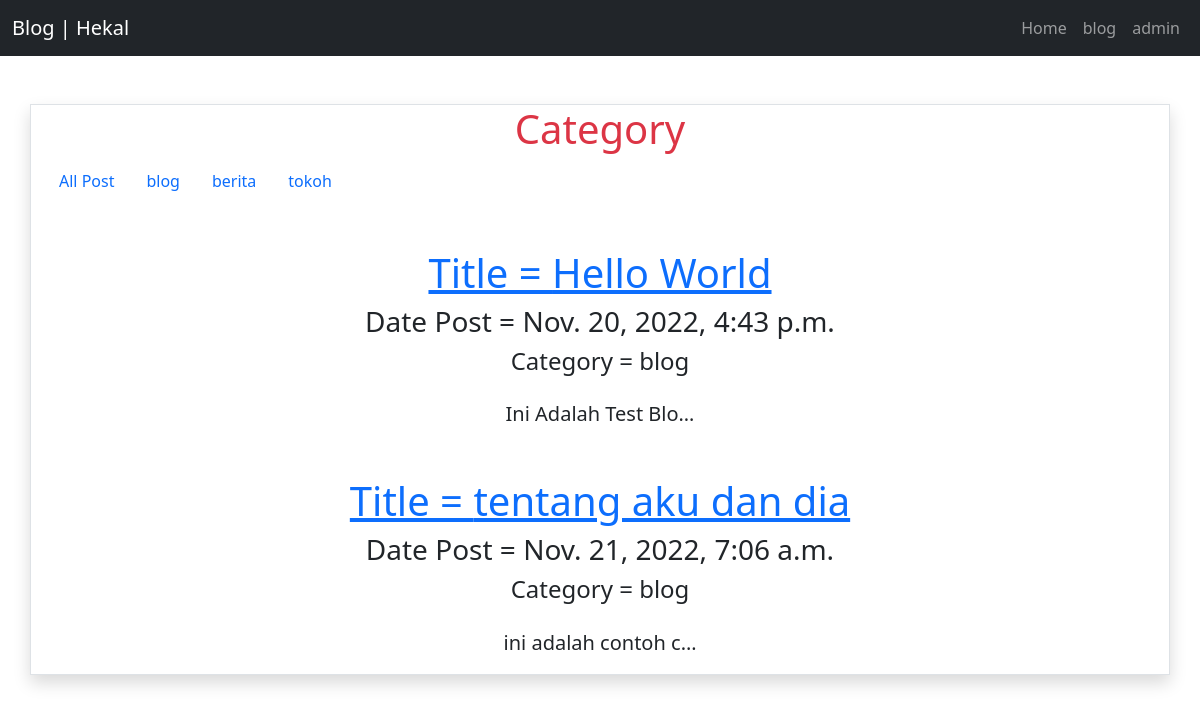
Screenshot of /blog/category/blog with the database file from the repository.
### blog/models.py (models this page shows, shortened)
class Post (models.Model):
    title = models.CharField(max_length=255)
    body = models.TextField()
    category = models.CharField(max_length=255)
    slug = models.SlugField(editable=False,blank=True)
    datePost = models.DateTimeField(auto_now_add=True,editable=False)

### blog/views.py (the view)
# urls.py: path('category/<categoryInput>', views.categoryPost, name='category'),
def categoryPost (request,categoryInput):
    posts = Post.objects.filter(category=categoryInput);
    categories = Post.objects.values('category').distinct();
    print(categories);
    context = {
        'title':'Blog | Hekal',
        'heading':'Category',
        'body':'Lorem ipsum dolor, sit amet consectetur adipisicing elit. Dolore distinctio, amet repellendus tempore totam reprehenderit ratione quasi, corporis possimus modi expedita voluptatum saepe ipsum et! Commodi amet error temporibus dolorum.',
        'posts':posts,
        'categoriesPost':categories,
    }
    return render (request,'blog/category.html',context)

### blog/templates/blog/category.html
{% extends 'base.html' %}
{% block content %}
<div class="container text-center mt-5 border shadow">
        <h1 class="text-danger text-center">{{heading}}</h1>
        <ul class="nav">
        <li class="nav-item">
            <a class="nav-link" href="{% url 'blog:index' %}">All Post</a>
        </li>
        {% for dataCategory in categoriesPost %}
            <li class="nav-item">
                <a class="nav-link" href="{% url 'blog:category' categoryInput=dataCategory.category %}">{{dataCategory.category}}</a>
            </li>
        {% endfor %}
        </ul>
        {% for post in posts %}
            <a href="{% url 'blog:detail' slugInput=post.slug %}"><h1 class="mt-5">Title = {{post.title}}</h1></a>
            <h3>Date Post = {{post.datePost}}</h3>
            <h4> Category = {{post.category}}</h4>
            <p class ="mt-4" style = "font-size : 20px;">{{post.body | truncatechars:20}}</p>
        {% endfor %}
</div>
{% endblock content %}

### rows the page displays
Post: title "Hello World", datePost "Nov. 20, 2022, 4:43 p.m.", category "blog", body "Ini Adalah Test Blo…"
Post: title "tentang aku dan dia", datePost "Nov. 21, 2022, 7:06 a.m.", category "blog", body "ini adalah contoh c…"

### other values shown
{{ title }} "Blog | Hekal"
{{ heading }} "Category"
{{ dataCategory.category }} "blog" "berita" "tokoh"
